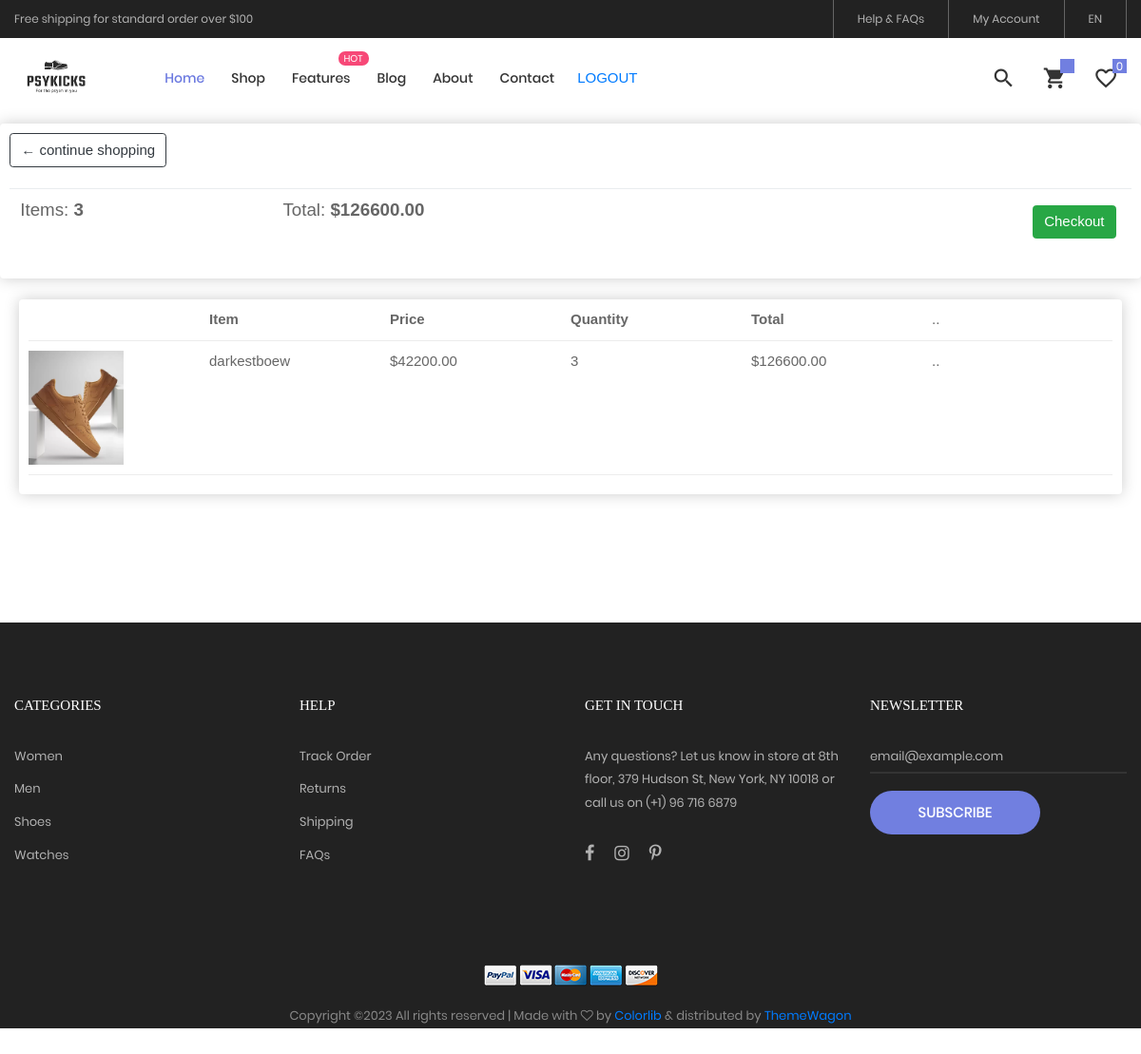
Page /usercart/ (signed in) on the earlier database version.
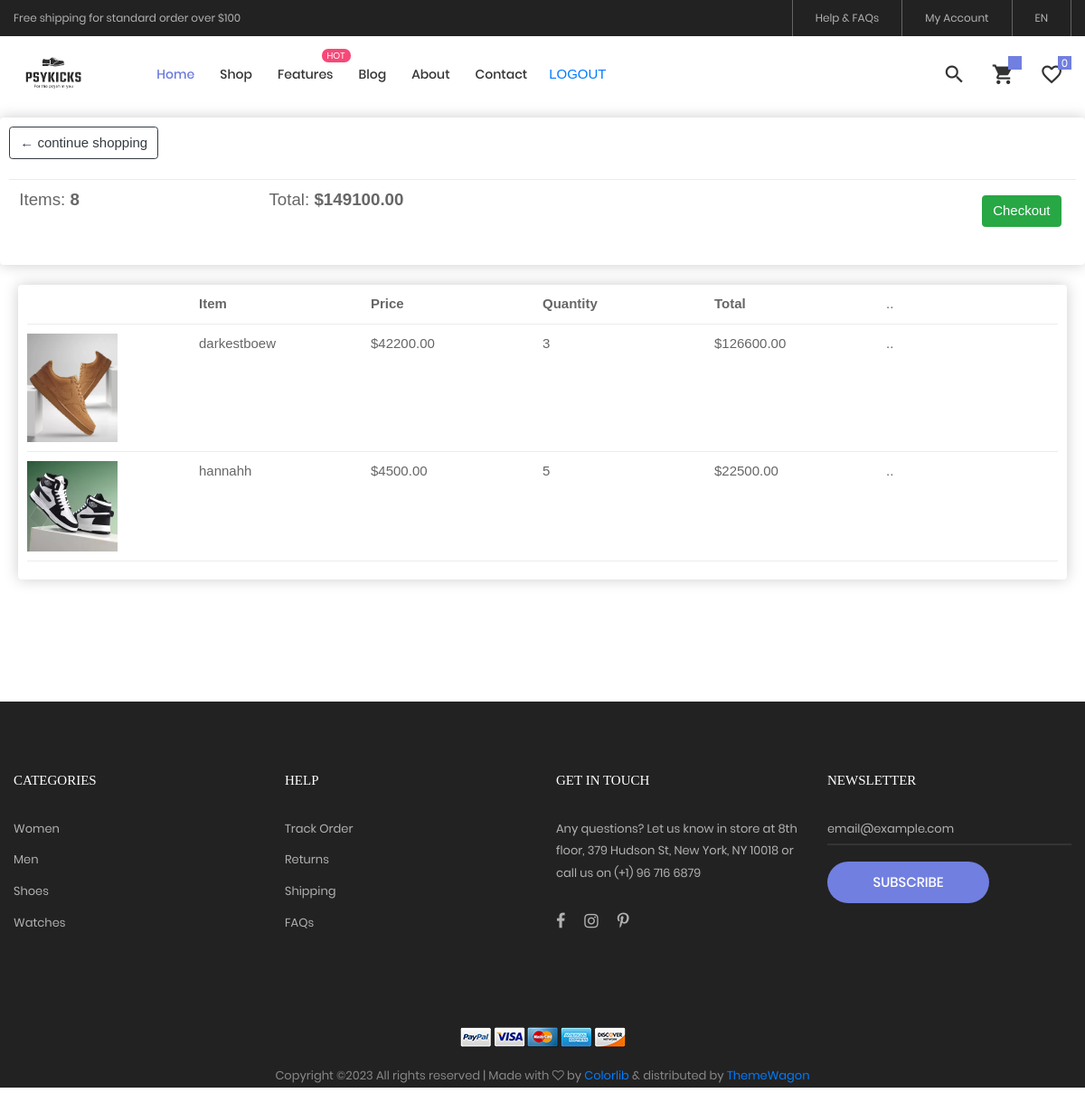
Same page on the later database version.
### myapp/models.py (models this page shows, shortened)
class Cart(models.Model):
    user = models.ForeignKey(customer, on_delete=models.CASCADE)
    product = models.ForeignKey(Products, on_delete=models.CASCADE)
    quantity = models.PositiveIntegerField()
    total = models.DecimalField(max_digits=10, decimal_places=2)
    coupon = models.ForeignKey(Coupon,on_delete=models.SET_NULL,null=True, blank=True)

class Products(models.Model):
    name = models.CharField(max_length=200, unique=True)
    price = models.DecimalField(max_digits=10, decimal_places=2)
    quantity = models.PositiveIntegerField()
    category = models.ForeignKey(Category, on_delete=models.CASCADE)
    color = models.ManyToManyField(Color)
    gender = models.ForeignKey(Gender, on_delete=models.CASCADE, default=None, null=True)
    size = models.ManyToManyField(Size)
    brand = models.ForeignKey(Brand, on_delete=models.CASCADE, default=None, null=True)
    description = models.TextField(blank=True)
    digital = models.BooleanField(default=False)

class ProductImage(models.Model):
    product = models.ForeignKey(Products, on_delete=models.CASCADE,null=True, blank=True, related_name='images', default=None)
    image = models.ImageField(upload_to='products/', null=True, blank=True)

### myapp/views.py (the view)
# urls.py: path("usercart/",views.usercart,name="usercart"),
def usercart(request):
    if "username" in request.session:
        username = request.session["username"]
        user = customer.objects.get(username=username)
        cartobj = Cart.objects.filter(user=user)
        quantsum=0
        total_price=0
        for item in cartobj:
            quantsum+=item.quantity
            total_price += item.product.price * item.quantity
        datas = {
            'cartobj': cartobj,
             "total_price":total_price,
            "quantsum":quantsum
        }
        return render(request, "myapp/usercart.html", datas)
    else:
        return render(request, "myapp/userindex.html")

### myapp/templates/myapp/usercart.html (shortened to what this page needs)
{% extends 'myapp/userindex.html' %}
{% load static %}
{% block content %}
<div class="row">
    <div class="col-lg-12">
        <div class="box-element">
            <a class="btn btn-outline-dark" href="{% url 'userproduct' %}">&#x2190; continue shopping</a>
            <br>
            <br>
            <table class="table">
                <tr>
                    <th><h5>Items: <strong>{{quantsum}}</strong></h5></th>
                    <th><h5>Total: <strong>${{ total_price }}</strong></h5></th>
                    <th>
                        <a style="float:right; margin:5px" class="btn btn-success" href="{% url 'usercheckout' %}">Checkout</a>
                    </th>
                </tr>
            </table>
        </div>
        <br>
        <div class="box-element" style="margin-left:20px; margin-right:20px">
            <div class="cart-row">
                <div style="flex:1"></div>
                <div style="flex:1"><strong>Item</strong></div>
                <div style="flex:1"><strong>Price</strong></div>
                <div style="flex:1"><strong>Quantity</strong></div>
                <div style="flex:1"><strong>Total</strong></div>
                <div style="flex:1">..</div>
            </div>
            {% for item in cartobj %}
            <div class="cart-row">
            <div style="flex:1"><img class="row-image" src="{{ item.product.images.first.image.url }}"></div>
            <div style="flex:1">{{ item.product.name }}</div>
            <div style="flex:1">${{ item.product.price }}</div>
            <div style="flex:1">{{ item.quantity}}</div>
            <div style="flex:1">${{ item.total }}</div>
            <div style="flex:1">..</div>
            </div>
            {% endfor %}
        </div>
    </div>
</div>
{% endblock %}

### myapp/templates/myapp/userindex.html (shortened to what this page needs)
<!DOCTYPE html>
{% load static %}
<html lang="en">
<head>
	<link rel="stylesheet" type="text/css" href="{% static 'myapp/vendor/bootstrap/css/bootstrap.min.css' %}">
	<link rel="stylesheet" type="text/css" href="{% static 'myapp/fonts/font-awesome-4.7.0/css/font-awesome.min.css' %}">
	<link rel="stylesheet" type="text/css" href="{% static 'myapp/fonts/iconic/css/material-design-iconic-font.min.css' %}">
	<link rel="stylesheet" type="text/css" href="{% static 'myapp/fonts/linearicons-v1.0.0/icon-font.min.css' %}">
	<link rel="stylesheet" type="text/css" href="{% static 'myapp/vendor/animate/animate.css' %}">
	<link rel="stylesheet" type="text/css" href="{% static 'myapp/vendor/css-hamburgers/hamburgers.min.css' %}">
	<link rel="stylesheet" type="text/css" href="{% static 'myapp/vendor/animsition/css/animsition.min.css' %}">
	<link rel="stylesheet" type="text/css" href="{% static 'myapp/vendor/select2/select2.min.css' %}">
	<link rel="stylesheet" type="text/css" href="{% static 'myapp/vendor/daterangepicker/daterangepicker.css' %}">
	<link rel="stylesheet" type="text/css" href="{% static 'myapp/vendor/slick/slick.css' %}">
	<link rel="stylesheet" type="text/css" href="{% static 'myapp/vendor/MagnificPopup/magnific-popup.css' %}">
	<link rel="stylesheet" type="text/css" href="{% static 'myapp/vendor/perfect-scrollbar/perfect-scrollbar.css' %}">
	<link rel="stylesheet" type="text/css" href="{% static 'myapp/css/util.css' %}">
	<link rel="stylesheet" type="text/css" href="{% static 'myapp/css/main.css' %}">
	<link rel="stylesheet" type="text/css" href="{% static 'myapp/magiczoom/magiczoom.css' %}">
</head>
<body class="animsition">
	<header>
		<div class="container-menu-desktop">
			<div class="top-bar">
				<div class="content-topbar flex-sb-m h-full container">
					<div class="left-top-bar">
						Free shipping for standard order over $100
					</div>
					<div class="right-top-bar flex-w h-full">
						<a href="#" class="flex-c-m trans-04 p-lr-25">
							Help & FAQs
						</a>
						<a href="#" class="flex-c-m trans-04 p-lr-25">
							My Account
						</a>
						<a href="#" class="flex-c-m trans-04 p-lr-25">
							EN
						</a>
					</div>
				</div>
			</div>
			<div class="wrap-menu-desktop">
				<nav class="limiter-menu-desktop container">
					<a href="#" class="logo">
						<img src="{% static 'myapp/images/kicks_logo.png' %}" alt="IMG-LOGO" >
					</a>
					<div class="menu-desktop">
						<ul class="main-menu">
							<li class="active-menu">
								<a href="{% url 'userindex' %}">Home</a>
							</li>
							<li>
								<a href={% url 'userproduct' %}>Shop</a>
							</li>
							<li class="label1" data-label1="hot">
								<a href="shoping-cart.html">Features</a>
							</li>
							<li>
								<a href="blog.html">Blog</a>
							</li>
							<li>
								<a href="about.html">About</a>
							</li>
							<li>
								<a href="contact.html">Contact</a>
							</li>
							<a href={% url 'signout' %} class="flex-c-m p-lr-10 trans-04">
								LOGOUT
							</a>
						</ul>
					</div>
					<div class="wrap-icon-header flex-w flex-r-m">
						<div class="icon-header-item cl2 hov-cl1 trans-04 p-l-22 p-r-11 js-show-modal-search">
							<i class="zmdi zmdi-search"></i>
						</div>
						<a href={% url 'usercart' %} class="icon-header-item cl2 hov-cl1 trans-04 p-l-22 p-r-11 icon-header-noti js-show-cart" data-notify="{{cartItems}}">
							<i class="zmdi zmdi-shopping-cart"></i>
						</a>
						<a href="#" class="dis-block icon-header-item cl2 hov-cl1 trans-04 p-l-22 p-r-11 icon-header-noti" data-notify="0">
							<i class="zmdi zmdi-favorite-outline"></i>
						</a>
					</div>
				</nav>
			</div>
		</div>
	</header>
	{% block content %}{% endblock content %}
	<footer class="bg3 p-t-75 ">
		<div class="container">
			<div class="row">
				<div class="col-sm-6 col-lg-3 p-b-50">
					<h4 class="stext-301 cl0 p-b-30">
						Categories
					</h4>
					<ul>
						<li class="p-b-10">
							<a href="#" class="stext-107 cl7 hov-cl1 trans-04">
								Women
							</a>
						</li>
						<li class="p-b-10">
							<a href="#" class="stext-107 cl7 hov-cl1 trans-04">
								Men
							</a>
						</li>
						<li class="p-b-10">
							<a href="#" class="stext-107 cl7 hov-cl1 trans-04">
								Shoes
							</a>
						</li>
						<li class="p-b-10">
							<a href="#" class="stext-107 cl7 hov-cl1 trans-04">
								Watches
							</a>
						</li>
					</ul>
				</div>
				<div class="col-sm-6 col-lg-3 p-b-50">
					<h4 class="stext-301 cl0 p-b-30">
						Help
					</h4>
					<ul>
						<li class="p-b-10">
							<a href="#" class="stext-107 cl7 hov-cl1 trans-04">
								Track Order
							</a>
						</li>
						<li class="p-b-10">
							<a href="#" class="stext-107 cl7 hov-cl1 trans-04">
								Returns
							</a>
						</li>
						<li class="p-b-10">
							<a href="#" class="stext-107 cl7 hov-cl1 trans-04">
								Shipping
							</a>
						</li>
						<li class="p-b-10">
							<a href="#" class="stext-107 cl7 hov-cl1 trans-04">
								FAQs
							</a>
						</li>
					</ul>
				</div>
				<div class="col-sm-6 col-lg-3 p-b-50">
					<h4 class="stext-301 cl0 p-b-30">
						GET IN TOUCH
					</h4>
					<p class="stext-107 cl7 size-201">
						Any questions? Let us know in store at 8th floor, 379 Hudson St, New York, NY 10018 or call us on (+1) 96 716 6879
					</p>
					<div class="p-t-27">
						<a href="#" class="fs-18 cl7 hov-cl1 trans-04 m-r-16">
							<i class="fa fa-facebook"></i>
						</a>
						<a href="#" class="fs-18 cl7 hov-cl1 trans-04 m-r-16">
							<i class="fa fa-instagram"></i>
						</a>
						<a href="#" class="fs-18 cl7 hov-cl1 trans-04 m-r-16">
							<i class="fa fa-pinterest-p"></i>
						</a>
					</div>
				</div>
				<div class="col-sm-6 col-lg-3 p-b-50">
					<h4 class="stext-301 cl0 p-b-30">
						Newsletter
					</h4>
					<form>
						<div class="wrap-input1 w-full p-b-4">
							<input class="input1 bg-none plh1 stext-107 cl7" type="text" name="email" placeholder="email@example.com">
						</div>
						<div class="p-t-18">
							<button class="flex-c-m stext-101 cl0 size-103 bg1 bor1 hov-btn2 p-lr-15 trans-04">
								Subscribe
							</button>
						</div>
					</form>
				</div>
			</div>
			<div class="p-t-40">
				<div class="flex-c-m flex-w p-b-18">
					<a href="#" class="m-all-1">
						<img src="{% static 'myapp/images/icons/icon-pay-01.png' %}" alt="ICON-PAY">
					</a>
					<a href="#" class="m-all-1">
						<img src="{% static 'myapp/images/icons/icon-pay-02.png' %}" alt="ICON-PAY">
					</a>
					<a href="#" class="m-all-1">
						<img src="{% static 'myapp/images/icons/icon-pay-03.png' %}" alt="ICON-PAY">
					</a>
					<a href="#" class="m-all-1">
						<img src="{% static 'myapp/images/icons/icon-pay-04.png' %}" alt="ICON-PAY">
					</a>
					<a href="#" class="m-all-1">
						<img src="{% static 'myapp/images/icons/icon-pay-05.png' %}" alt="ICON-PAY">
					</a>
				</div>
				<p class="stext-107 cl6 txt-center">
Copyright &copy;<script>document.write(new Date().getFullYear());</script> All rights reserved | Made with <i class="fa fa-heart-o" aria-hidden="true"></i> by <a href="https://colorlib.com" target="_blank">Colorlib</a> &amp; distributed by <a href="https://themewagon.com" target="_blank">ThemeWagon</a>
				</p>
			</div>
		</div>
	</footer>
</body>
</html>

### myapp/static/myapp/css/main.css (style rules this page uses)
.container { max-width: 1380px; }
@media (max-width: 1600px) { .container { max-width: 1200px; } }
.container-menu-desktop { height: auto; width: 100%; position: relative; -webkit-transition: all 0.3s; -o-transition: all 0.3s; -moz-transition: all 0.3s; transition: all 0.3s; }
.top-bar { height: 40px; background-color: #222; }
.left-top-bar { font-family: Poppins-Regular; font-size: 12px; line-height: 1.8; color: #b2b2b2; }
.right-top-bar a { font-family: Poppins-Regular; font-size: 12px; line-height: 1.8; height: 100%; color: #b2b2b2; border-right: 1px solid rgba(255,255,255,0.3); }
.right-top-bar a:first-child { border-left: 1px solid rgba(255,255,255,0.3); }
.wrap-menu-desktop { position: fixed; z-index: 1100; background-color: transparent; width: 100%; height: 84px; top: 40px; left: 0px; -webkit-transition: height 0.3s, background-color 0.3s; -o-transition: height 0.3s, background-color 0.3s; -moz-transition: height 0.3s, background-color 0.3s; transition: height 0.3s, background-color 0.3s; }
.limiter-menu-desktop { height: 100%; display: -webkit-box; display: -webkit-flex; display: -moz-box; display: -ms-flexbox; display: flex; align-items: center; background-color: transparent; }
.logo { display: -webkit-box; display: -webkit-flex; display: -moz-box; display: -ms-flexbox; display: flex; align-items: center; height: 65%; margin-right: 55px; }
.logo img { max-width: 100%; max-height: 100%; }
.menu-desktop { display: -webkit-box; display: -webkit-flex; display: -moz-box; display: -ms-flexbox; display: flex; align-items: center; height: 100%; }
.main-menu { list-style-type: none; margin: 0; display: -webkit-box; display: -webkit-flex; display: -moz-box; display: -ms-flexbox; display: flex; align-items: center; }
.main-menu > li { display: block; position: relative; padding: 20px 10px 20px 0px; margin: 0px 4px 0px 14px; }
.main-menu > li > a { font-family: Poppins-Medium; font-size: 14px; color: #333; padding: 5px 0px; transition: all 0.4s; -webkit-transition: all 0.4s; -o-transition: all 0.4s; -moz-transition: all 0.4s; }
.wrap-icon-header { flex-grow: 1; }
.icon-header-item { position: relative; font-size: 26px; line-height: 1; cursor: pointer; }
.icon-header-noti::after { content: attr(data-notify); font-family: Poppins-Regular; font-size: 12px; color: #fff; line-height: 15px; text-align: center; display: block; position: absolute; top: -7px; right: 0; min-width: 15px; height: 15px; padding: 0 3px; background-color: #717fe0; }
.main-menu > li.active-menu > a { color: #6c7ae0; }
.cl0 { color: #fff; }
.cl2 { color: #333; }
.cl6 { color: #888; }
.cl7 { color: #b2b2b2; }
.stext-101 { font-family: Poppins-Medium; font-size: 15px; line-height: 1.466667; text-transform: uppercase; }
.stext-107 { font-family: Poppins-Regular; font-size: 13px; line-height: 1.923; }
.stext-301 { font-family: Montserrat-Bold; font-size: 15px; line-height: 1.6; text-transform: uppercase; }
.size-103 { min-width: 179px; height: 46px; }
.size-201 { max-width: 270px; }
.bg-none { background-color: transparent; }
.bg1 { background-color: #717fe0; }
.bg3 { background-color: #222; }
.bor1 { border-radius: 23px; }
.label1 { position: relative; }
.label1::after { content: attr(data-label1); font-family: Poppins-Regular; font-size: 10px; line-height: 15px; color: #fff; text-transform: uppercase; text-align: center; display: block; position: absolute; top: 3px; right: -9px; height: 15px; min-width: 32px; border-radius: 7px; padding: 0 4px; background-color: #f74877; }
.wrap-input1 { position: relative; border-bottom: 2px solid rgba(204,204,204, 0.1); }
.input1 { background-color: transparent; width: 100%; }
.box-element { box-shadow:hsl(0, 0%, 80%) 0 0 16px; background-color: #fff; border-radius: 4px; padding: 10px; }
.cart-row { display:flex; align-items: stretch; padding-bottom: 10px; margin-bottom: 10px; border-bottom: 1px solid #ececec; }
.row-image { width:100px; }

Differences in the rows shown:
added Cart: product.images.first.image (picture), product.name "hannahh", product.price "4500.00", quantity "5", total "22500.00"
Other differences:
{{ quantsum }}: "3" → "8"
{{ total_price }}: "126600.00" → "149100.00"
